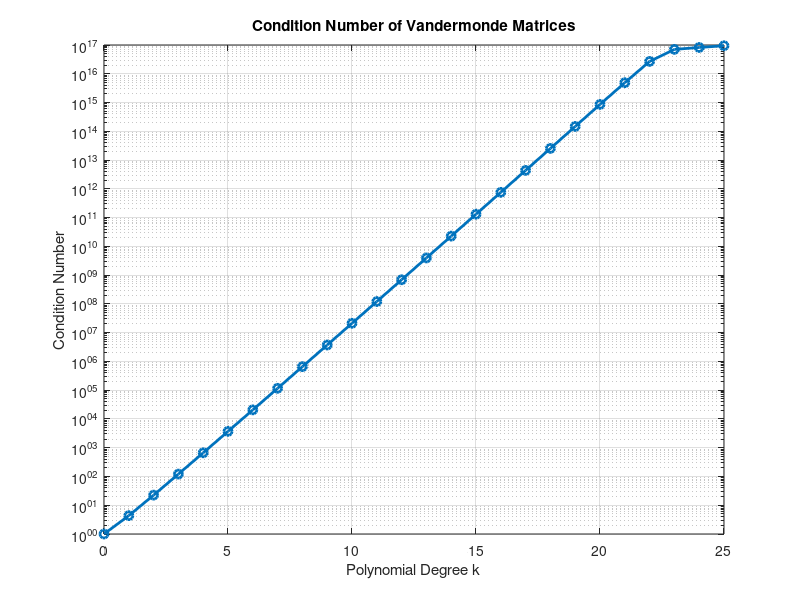

Here is the MATLAB script that generated this plot:
%% HW6 - TB-18.1 and PB-14.1
% By Parham Khodadi
clear; clc; close all;

%% ==========================
%  (1) TB-18.1
%  ==========================
fprintf('============================================================\n');
fprintf('(1) TB-18.1\n');
fprintf('============================================================\n');

% Problem data
A = [1, 1; ...
     1, 1.0001; ...
     1, 1.0001];

b = [2; 0.0001; 4.0001];

% A^+ = (A^T A)^{-1} A^T
Api_exact = (A' * A)^(-1) * A';

% P = A A^+
P_exact = A*Api_exact;

% x = A^+ b
x_exact = Api_exact * b;

% y = A x
y_exact = A*x_exact;

fprintf('\nPart A:\n');
fprintf('A^+ (exact) =\n');
disp(Api_exact);
fprintf('P = A*A^+ (exact) =\n');
disp(P_exact);

fprintf('\nPart B:\n');
fprintf('x (exact) = \n');
disp(x_exact);
fprintf('y (exact) = \n');
disp(y_exact);

%% Part C/D
[U,S,V] = svd(A);
sigma = diag(S);
sigma1 = sigma(1);
sigman = sigma(2);

kappaA = sigma1 / sigman;
cos_theta = norm(y_exact,2) / norm(b,2);
theta = acos(cos_theta);
eta = norm(A,2) * norm(x_exact,2) / norm(y_exact,2);

fprintf('\nPart C:\n');
fprintf('sigma_1              = %.16e\n', sigma1);
fprintf('sigma_n              = %.16e\n', sigman);
fprintf('kappa(A)             = %.16e\n', kappaA);
fprintf('cos(theta)           = %.16e\n', cos_theta);
fprintf('theta (radians)      = %.16e\n', theta);
fprintf('theta (degrees)      = %.16f\n', theta*180/pi);
fprintf('eta                  = %.16e\n', eta);

k_b_to_y = 1 / cos_theta;
k_b_to_x = kappaA / (eta * cos_theta);
k_A_to_y = kappaA / cos_theta;
k_A_to_x = kappaA + (kappaA^2) * tan(theta) / eta;

fprintf('\nPart D:\n');
fprintf('kappa(b -> y)        = %.16e\n', k_b_to_y);
fprintf('kappa(b -> x)        = %.16e\n', k_b_to_x);
fprintf('kappa(A -> y)        = %.16e\n', k_A_to_y);
fprintf('kappa(A -> x)        = %.16e\n', k_A_to_x);

%% Part E

fprintf('\nPart E:\n')

% Set a small relative perturbation size
epsilon = 1e-8; 

% --- 1. b -> y ---
% Worst-case db must be entirely in the column space of A.
db_y = (y_exact / norm(y_exact, 2)) * epsilon * norm(b, 2);

% --- 2. b -> x ---
% Worst-case db aligns with the left singular vector for the smallest singular value.
u_n = U(:, 2); 
db_x = u_n * epsilon * norm(b, 2);

% --- 3. A -> y ---
% Worst-case dA maps the most sensitive right singular vector (v_n) to the residual space.
r = b - y_exact;
u_r = r / norm(r, 2);
v_n = V(:, 2);
dA_y = u_r * v_n' * epsilon * norm(A, 2);

% --- 4. A -> x ---
% Worst-case dA maps v_n to a specific linear combination of u_n and u_r.
w1 = -(v_n' * x_exact) / sigman;
w2 = norm(r, 2) / (sigman^2);
norm_w = sqrt(w1^2 + w2^2);

c1 = w1 / norm_w;
c2 = w2 / norm_w;

u_opt = c1 * u_n + c2 * u_r;
dA_x = u_opt * v_n' * epsilon * norm(A, 2);

fprintf('\\delta b_y = \\begin{bmatrix} %.4e \\\\ %.4e \\\\ %.4e \\end{bmatrix}\n\n', db_y(1), db_y(2), db_y(3));
fprintf('\\delta b_x = \\begin{bmatrix} %.4e \\\\ %.4e \\\\ %.4e \\end{bmatrix}\n\n', db_x(1), db_x(2), db_x(3));
fprintf('\\delta A_y = \\begin{bmatrix} %.4e & %.4e \\\\ %.4e & %.4e \\\\ %.4e & %.4e \\end{bmatrix}\n\n', dA_y(1,1), dA_y(1,2), dA_y(2,1), dA_y(2,2), dA_y(3,1), dA_y(3,2));
fprintf('\\delta A_x = \\begin{bmatrix} %.4e & %.4e \\\\ %.4e & %.4e \\\\ %.4e & %.4e \\end{bmatrix}\n', dA_x(1,1), dA_x(1,2), dA_x(2,1), dA_x(2,2), dA_x(3,1), dA_x(3,2));

%% ==========================
%  (2) PB-14.1
%  ==========================
fprintf('\n============================================================\n');
fprintf('(2) PB-14.1\n');
fprintf('============================================================\n');

x = linspace(0,1,101)';
L = 25; 
c = zeros(L+1,1);

for k = 0:L
    A_k = x.^(0:k);
    c(k+1)=cond(A_k);
end

semilogy(0:L, c, '-o', 'LineWidth', 2)
xlabel('Polynomial Degree k')
ylabel('Condition Number')
title('Condition Number of Vandermonde Matrices')
grid on
exportgraphics(gcf, 'Figures/PB_14_1.eps', 'ContentType', 'vector')
